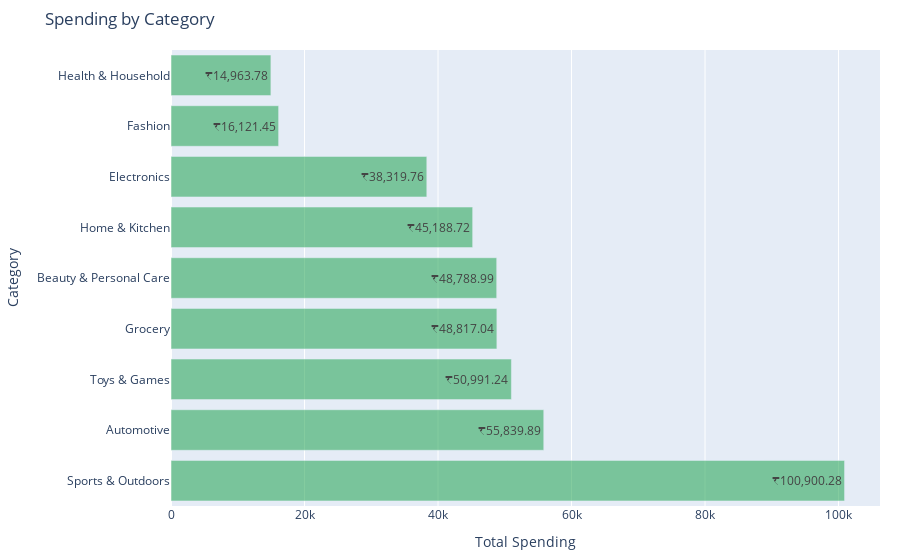
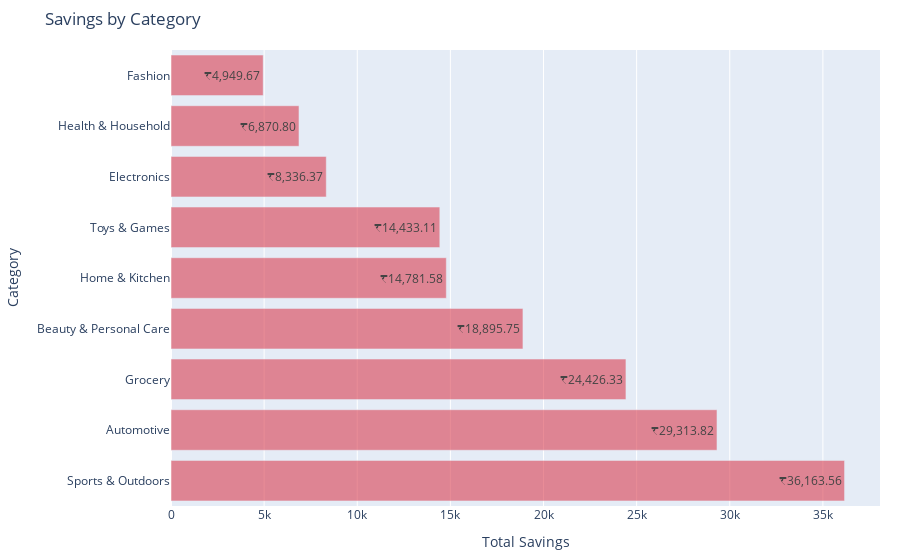

The cell these charts' notebook holds for them, in order:
### Code cell
def plot_spending_by_category(filtered_df, selected_year='Overall', selected_month='Overall'):
    if selected_year != 'Overall':
        filtered_df = filtered_df[filtered_df['Order Year'] == int(selected_year)]
    if selected_month != 'Overall':
        filtered_df = filtered_df[filtered_df['Order Month'] == selected_month]

    category_spending = filtered_df.groupby('Product Category')['Price for Customer'].sum().reset_index()
    category_spending = category_spending.sort_values(by='Price for Customer', ascending=False)
    
    trace = go.Bar(
        x=category_spending['Price for Customer'],
        y=category_spending['Product Category'],
        orientation='h',
        marker=dict(color='rgba(50, 171, 96, 0.6)'),
        text=category_spending['Price for Customer'].apply(lambda x: f"₹{x:,.2f}"),
        textposition='auto'
    )
    
    layout = go.Layout(
        title='Spending by Category',
        xaxis=dict(title='Total Spending'),
        yaxis=dict(title='Category', automargin=True),
        margin=dict(l=150, r=20, t=50, b=50),
        showlegend=False
    )
    
    fig = go.Figure(data=[trace], layout=layout)
    return fig

def plot_savings_by_category(filtered_df, selected_year='Overall', selected_month='Overall'):
    if selected_year != 'Overall':
        filtered_df = filtered_df[filtered_df['Order Year'] == int(selected_year)]
    if selected_month != 'Overall':
        filtered_df = filtered_df[filtered_df['Order Month'] == selected_month]
    
    category_savings = filtered_df.groupby('Product Category')['Savings'].sum().reset_index()
    category_savings = category_savings.sort_values(by='Savings', ascending=False)
    
    trace = go.Bar(
        x=category_savings['Savings'],
        y=category_savings['Product Category'],
        orientation='h',
        marker=dict(color='rgba(219, 64, 82, 0.6)'),
        text=category_savings['Savings'].apply(lambda x: f"₹{x:,.2f}"),
        textposition='auto'
    )
    
    layout = go.Layout(
        title='Savings by Category',
        xaxis=dict(title='Total Savings'),
        yaxis=dict(title='Category', automargin=True),
        margin=dict(l=150, r=20, t=50, b=50),
        showlegend=False
    )
    
    fig = go.Figure(data=[trace], layout=layout)
    return fig

filtered_df = df.copy()  
selected_year = 'Overall'
selected_month = 'Overall'

spending_fig = plot_spending_by_category(filtered_df, selected_year=selected_year, selected_month=selected_month)
savings_fig = plot_savings_by_category(filtered_df, selected_year=selected_year, selected_month=selected_month)

spending_fig.show()
print()
savings_fig.show()

### Figure 1 — Plotly figure (JSON) as saved in the notebook; plotly's stock layout.template omitted (floating-point values rounded to 4 significant figures)
{"data": [{"marker": {"color": "rgba(50, 171, 96, 0.6)"}, "orientation": "h", "text": ["₹100,900.28", "₹55,839.89", "₹50,991.24", "₹48,817.04", "₹48,788.99", "₹45,188.72", "₹38,319.76", "₹16,121.45", "₹14,963.78"], "textposition": "auto", "type": "bar", "x": [100900.0, 55840.0, 50990.0, 48820.0, 48790.0, 45190.0, 38320.0, 16120.0, 14960.0], "y": ["Sports & Outdoors", "Automotive", "Toys & Games", "Grocery", "Beauty & Personal Care", "Home & Kitchen", "Electronics", "Fashion", "Health & Household"]}], "layout": {"margin": {"b": 50, "l": 150, "r": 20, "t": 50}, "showlegend": false, "title": {"text": "Spending by Category"}, "xaxis": {"title": {"text": "Total Spending"}}, "yaxis": {"automargin": true, "title": {"text": "Category"}}}}

### Figure 2 — Plotly figure (JSON) as saved in the notebook; plotly's stock layout.template omitted (floating-point values rounded to 4 significant figures)
{"data": [{"marker": {"color": "rgba(219, 64, 82, 0.6)"}, "orientation": "h", "text": ["₹36,163.56", "₹29,313.82", "₹24,426.33", "₹18,895.75", "₹14,781.58", "₹14,433.11", "₹8,336.37", "₹6,870.80", "₹4,949.67"], "textposition": "auto", "type": "bar", "x": [36160.0, 29310.0, 24430.0, 18900.0, 14780.0, 14430.0, 8336.0, 6871.0, 4950.0], "y": ["Sports & Outdoors", "Automotive", "Grocery", "Beauty & Personal Care", "Home & Kitchen", "Toys & Games", "Electronics", "Health & Household", "Fashion"]}], "layout": {"margin": {"b": 50, "l": 150, "r": 20, "t": 50}, "showlegend": false, "title": {"text": "Savings by Category"}, "xaxis": {"title": {"text": "Total Savings"}}, "yaxis": {"automargin": true, "title": {"text": "Category"}}}}
